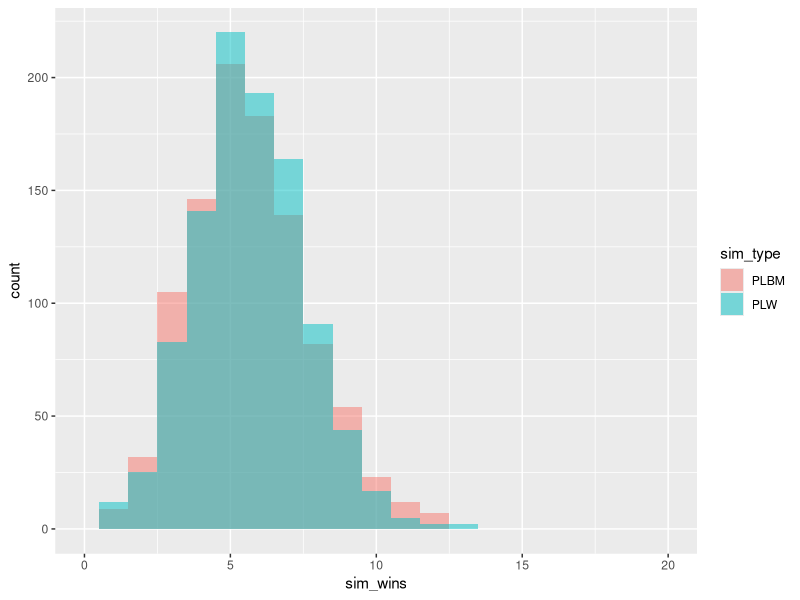

Here is the R script that generated this plot:
## ---- chunk 1
library(ggplot2)
seed <- 100
set.seed(seed)

p_1 <- runif(1) # randomly choose the probability you win in slot machine 1
p_2 <- runif(1) # randomly choose the probability you win in slot machine 2.
trials <- 20
sims <- 1000
## ---- chunk 2
setClass(Class='SlotResults',
         representation(
            outcomes="character",
            machines_used="numeric",
            P1s="numeric",
            P2s="numeric"
          )
)


# -------------------------------------------------


run_slot <- function(p_winning){
  return(sample(c('win', 'lose'), size=1, prob=c(p_winning, 1-p_winning)))
}

plbm_prob <- function(wins, loses){
  return((wins + 1) / (wins + loses + 2))
}


# -------------------------------------------------


run_plbm <- function(p_winning1, p_winning2, n) {
  machines_used <- c()
  outcomes <- c()
  wins_1 <- 0
  loses_1 <- 0
  wins_2 <- 0 
  loses_2 <- 0
  P1s <- c()
  P2s <- c()
  
  for (i in 1:n){
    P1 <- plbm_prob(wins_1, loses_1)
    P2 <- plbm_prob(wins_2, loses_2)
    P1s <- c(P1s, P1)
    P2s <- c(P2s, P2)

    if (P1 >= P2){
      outcome <- run_slot(p_winning1)
      machines_used <- c(machines_used, 1)
      if (outcome == 'win') {
        wins_1 <- wins_1 + 1
      }
      else {
        loses_1 <- loses_1 + 1
      }
    }
    else {
      outcome <- run_slot(p_winning2)
      machines_used <- c(machines_used, 2)

      if (outcome == 'win') {
        wins_2 <- wins_2 + 1
      }
      else {
        loses_2 <- loses_2 + 1
      }
    }
    outcomes <- c(outcomes, outcome)
  }
  return(new("SlotResults",
             outcomes=outcomes,
             machines_used=machines_used,
             P1s=P1s,
             P2s=P2s
  ))
}


# -------------------------------------------------
  

run_plw <- function(p_winning1, p_winning2, n){
  machines_used <- c()
  outcomes <- c()
  wins_1 <- 0
  loses_1 <- 0
  wins_2 <- 0 
  loses_2 <- 0
  P1s <- c(0.5)
  P2s <- c(0.5)
  trial1_machine <- sample(c(1, 2), 1)
  
  if (trial1_machine == 1){
    machines_used <- c(machines_used, 1)
    outcome <- run_slot(p_winning1)
    if (outcome == 'win'){
      wins_1 <- wins_1 + 1
    }
    else {
      loses_1 <- loses_1 + 1
    }
  }
  else {
    machines_used <- c(machines_used, 2)
    outcome <- run_slot(p_winning2)
    if (outcome == 'win'){
      wins_2 <- wins_2 + 1
    }
    else {
      loses_2 <- loses_2 + 1
    }
  }
  outcomes <- c(outcomes, outcome)

  
  for (i in 2:n){
    P1 <- plbm_prob(wins_1, loses_1)
    P2 <- plbm_prob(wins_2, loses_2)
    P1s <- c(P1s, P1)
    P2s <- c(P2s, P2)

    if (outcomes[i-1] == 'win'){
      machines_used <- c(machines_used, machines_used[i-1])
      if (machines_used[i] == 1){
        outcome <- run_slot(p_winning1)
        if (outcome == 'win'){
          wins_1 <- wins_1 + 1
        }
        else {
          loses_1 <- loses_1 + 1
        }
      }
      else {
        outcome <- run_slot(p_winning2)
        if (outcome == 'win'){
          wins_2 <- wins_2 + 1
        }
        else {
          loses_2 <- loses_2 + 1
        }
      }
    }
    
    else {
      machines_used <- c(machines_used, machines_used[i-1])
      if (machines_used[i-1] == 1){
        machines_used <- c(machines_used, 2)
      }
      else {
        machines_used <- c(machines_used, 1)
      }
      
      if (machines_used[i] == 1){
        outcome <- run_slot(p_winning1)
        if (outcome == 'win'){
          wins_1 <- wins_1 + 1
        }
        else {
          loses_1 <- loses_1 + 1
        }
      }
      else {
        outcome <- run_slot(p_winning2)
        if (outcome == 'win'){
          wins_2 <- wins_2 + 1
        }
        else {
          loses_2 <- loses_2 + 1
        }
      }
    }
    outcomes <- c(outcomes, outcome)
  }
  return(new("SlotResults",
             outcomes=outcomes,
             machines_used=machines_used,
             P1s=P1s,
             P2s=P2s
  ))
}
## ---- chunk 3
set.seed(seed)
times_won_plbm <- c()
times_won_plw <- c()

for (i in 1:sims){
  plbm_results <- run_plbm(p_1, p_2, trials)
  plw_results <- run_plw(p_1, p_2, trials)
  
  if (length(which(plbm_results@outcomes == 'win')) == 0){
    times_won_plbm[i] = 0
  }
  else{
    times_won_plbm[i] <- length(which(plbm_results@outcomes == 'win'))

  }
  
  if (length(which(plw_results@outcomes == 'win')) == 0){
    times_won_plw[i] = 0
  }
  else{
    times_won_plw[i] <- length(which(plw_results@outcomes == 'win'))
  }
}
## ---- chunk 4

plot_data <- data.frame(
  sim_type=c(rep('PLBM', sims), rep('PLW', sims)), 
  sim_wins=c(times_won_plbm, times_won_plw) 
)

ggplot(plot_data, aes(x=sim_wins, fill=sim_type)) +
  geom_histogram(alpha=0.5, position = 'identity', binwidth = 1) +
  xlim(0, trials)
## ---- chunk 5
s1 <- paste('Slot machine 1 win probability:', p_1)
s2 <- paste('Slot machine 2 win probability:', p_2)

s3 <- paste('PLBM: ', sum(times_won_plbm)/sims, '/', trials, 'wins on average')
s4 <- paste('PLW: ', sum(times_won_plw)/sims, '/', trials, 'wins on average')

writeLines(paste(s1, s2, s3, s4, sep='\n'))
## ---- chunk 6
set.seed(seed)
times_won_plbm <- c()
times_won_plw <- c()
trials <- 100

for (i in 1:sims){
  plbm_results <- run_plbm(p_1, p_2, trials)
  plw_results <- run_plw(p_1, p_2, trials)
  
  if (length(which(plbm_results@outcomes == 'win')) == 0){
    times_won_plbm[i] = 0
  }
  else{
    times_won_plbm[i] <- length(which(plbm_results@outcomes == 'win'))

  }
  
  if (length(which(plw_results@outcomes == 'win')) == 0){
    times_won_plw[i] = 0
  }
  else{
    times_won_plw[i] <- length(which(plw_results@outcomes == 'win'))
  }
}

s1 <- paste('Slot machine 1 win probability:', p_1)
s2 <- paste('Slot machine 2 win probability:', p_2)

s3 <- paste('PLBM: ', sum(times_won_plbm)/sims, '/', trials, 'wins on average')
s4 <- paste('PLW: ', sum(times_won_plw)/sims, '/', trials, 'wins on average')

writeLines(paste(s1, s2, s3, s4, sep='\n'))
